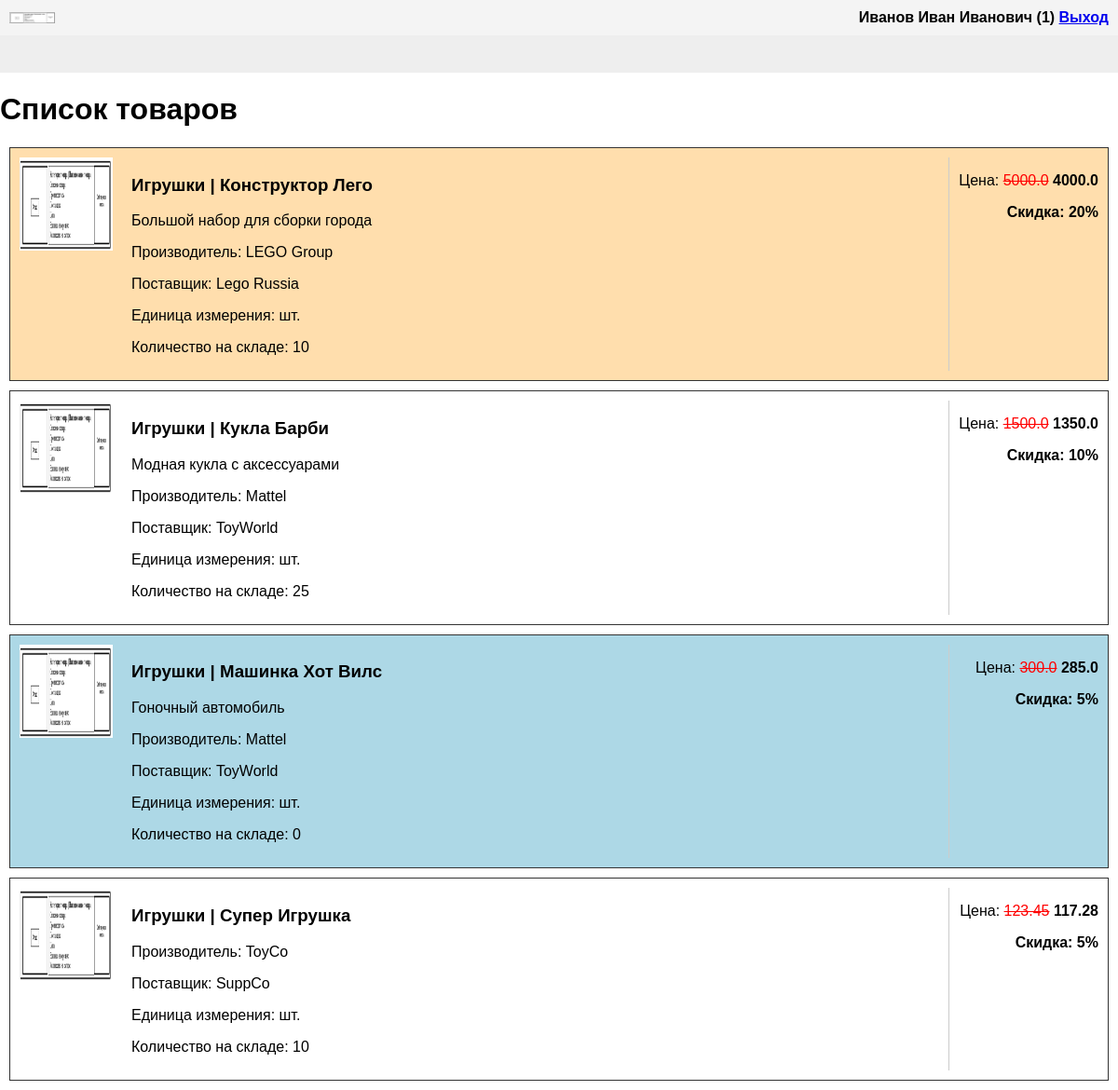
Screenshot of /products (signed in) with the database file from the repository.
### tables this page shows
CREATE TABLE Products (
    ProductID INTEGER PRIMARY KEY AUTOINCREMENT,
    ProductArticleNumber TEXT NOT NULL UNIQUE,
    ProductName TEXT NOT NULL,
    ProductCategory TEXT NOT NULL,
    ProductDescription TEXT,
    ProductManufacturer TEXT NOT NULL,
    ProductSupplier TEXT NOT NULL,
    ProductPrice REAL NOT NULL,
    ProductUnit TEXT NOT NULL,
    ProductQuantityInStock INTEGER NOT NULL DEFAULT 0,
    ProductDiscount INTEGER NOT NULL DEFAULT 0,
    ProductPhoto TEXT
);

### app.py (the view, shortened to what this page needs)
@app.route('/products')
def products():
    if 'role_name' not in session:
        return redirect(url_for('login'))
    search_query = request.args.get('search', '')
    sort_by = request.args.get('sort', '')
    filter_supplier = request.args.get('supplier', 'Все поставщики')
    conn = get_db_connection()
    query = 'SELECT * FROM Products WHERE 1=1'
    params = []
    is_privileged = session['role_name'] in ['Менеджер', 'Администратор']
    products = conn.execute(query, params).fetchall()
    suppliers = conn.execute('SELECT DISTINCT ProductSupplier FROM Products').fetchall()
    conn.close()
    session.pop('editing_product_id', None)
    return render_template('products.html',
                           products=products,
                           suppliers=[s['ProductSupplier'] for s in suppliers],
                           current_supplier=filter_supplier,
                           current_search=search_query,
                           current_sort=sort_by,
                           is_privileged=is_privileged,
                           user_name=session.get('user_name'),
                           role_name=session.get('role_name'))

### app.py (called while the page is built)
def get_db_connection():
    conn = sqlite3.connect('database.db')
    conn.row_factory = sqlite3.Row
    return conn

### templates/products.html (shortened to what this page needs)
<!DOCTYPE html>
<html>
<head>
    <link rel="stylesheet" type="text/css" href="{{ url_for('static', filename='style.css') }}">
</head>
<body>
    <header>
        <img src="{{ url_for('static', filename='images/logo.png') }}" class="logo-small">
        <div class="user-info">
            {{ user_name }} ({{ role_name }})
            <a href="{{ url_for('logout') }}">Выход</a>
        </div>
    </header>
    <main>
        <div class="controls">
        </div>
        <h1>Список товаров</h1>
        <div class="product-list">
            {% for product in products %}
            <div class="product-card {% if product.ProductQuantityInStock == 0 %}out-of-stock{% endif %}"
                 style="{% if product.ProductDiscount > 17 %}background-color: #FFDEAD;{% endif %}"
                 {% if role_name == 'Администратор' %}onclick="location.href='{{ url_for('edit_product', product_id=product.ProductID) }}'"{% endif %}>
                <div class="product-photo">
                    <img src="{{ url_for('static', filename='images/' + (product.ProductPhoto or 'picture.png')) }}" alt="Photo">
                </div>
                <div class="product-details">
                    <h3>{{ product.ProductCategory }} | {{ product.ProductName }}</h3>
                    <p>{{ product.ProductDescription }}</p>
                    <p>Производитель: {{ product.ProductManufacturer }}</p>
                    <p>Поставщик: {{ product.ProductSupplier }}</p>
                    <p>Единица измерения: {{ product.ProductUnit }}</p>
                    <p>Количество на складе: {{ product.ProductQuantityInStock }}</p>
                </div>
                <div class="product-price-section">
                    <p>Цена:
                        {% if product.ProductDiscount > 0 %}
                        <span class="old-price">{{ product.ProductPrice }}</span>
                        <span class="current-price">{{ (product.ProductPrice * (100 - product.ProductDiscount) / 100)|round(2) }}</span>
                        {% else %}
                        <span class="current-price">{{ product.ProductPrice }}</span>
                        {% endif %}
                    </p>
                    {% if product.ProductDiscount > 0 %}
                    <p class="discount">Скидка: {{ product.ProductDiscount }}%</p>
                    {% endif %}
                </div>
            </div>
            {% endfor %}
        </div>
    </main>
</body>
</html>

### static/style.css (style rules this page uses)
body { font-family: Arial, sans-serif; margin: 0; padding: 0; }
.logo-small { width: 50px; }
header { background: #f4f4f4; padding: 10px; display: flex; justify-content: space-between; align-items: center; }
.user-info { font-weight: bold; }
.product-card { display: flex; border: 1px solid #333; margin: 10px; padding: 10px; }
.product-photo img { width: 100px; height: 100px; }
.product-details { flex-grow: 1; padding: 0 20px; }
.product-price-section { width: 150px; text-align: right; border-left: 1px solid #ccc; padding-left: 10px; }
.out-of-stock { background-color: #ADD8E6 !important; }
.old-price { text-decoration: line-through; color: red; }
.current-price { color: black; font-weight: bold; }
.discount { font-weight: bold; }
.controls { padding: 20px; background: #eee; display: flex; gap: 10px; align-items: center; }

### rows the page displays
Products: ProductCategory "Игрушки", ProductName "Конструктор Лего", ProductDescription "Большой набор для сборки города", ProductManufacturer "LEGO Group", ProductSupplier "Lego Russia", ProductUnit "шт.", ProductQuantityInStock "10", ProductPrice "5000.0", ProductPrice+ProductDiscount "4000.0", ProductDiscount "20"
Products: ProductCategory "Игрушки", ProductName "Кукла Барби", ProductDescription "Модная кукла с аксессуарами", ProductManufacturer "Mattel", ProductSupplier "ToyWorld", ProductUnit "шт.", ProductQuantityInStock "25", ProductPrice "1500.0", ProductPrice+ProductDiscount "1350.0", ProductDiscount "10"
Products: ProductCategory "Игрушки", ProductName "Машинка Хот Вилс", ProductDescription "Гоночный автомобиль", ProductManufacturer "Mattel", ProductSupplier "ToyWorld", ProductUnit "шт.", ProductQuantityInStock "0", ProductPrice "300.0", ProductPrice+ProductDiscount "285.0", ProductDiscount "5"
Products: ProductCategory "Игрушки", ProductName "Супер Игрушка", ProductManufacturer "ToyCo", ProductSupplier "SuppCo", ProductUnit "шт.", ProductQuantityInStock "10", ProductPrice "123.45", ProductPrice+ProductDiscount "117.28", ProductDiscount "5"

### other values shown
{{ user_name }} "Иванов Иван Иванович"
{{ role_name }} "1"
